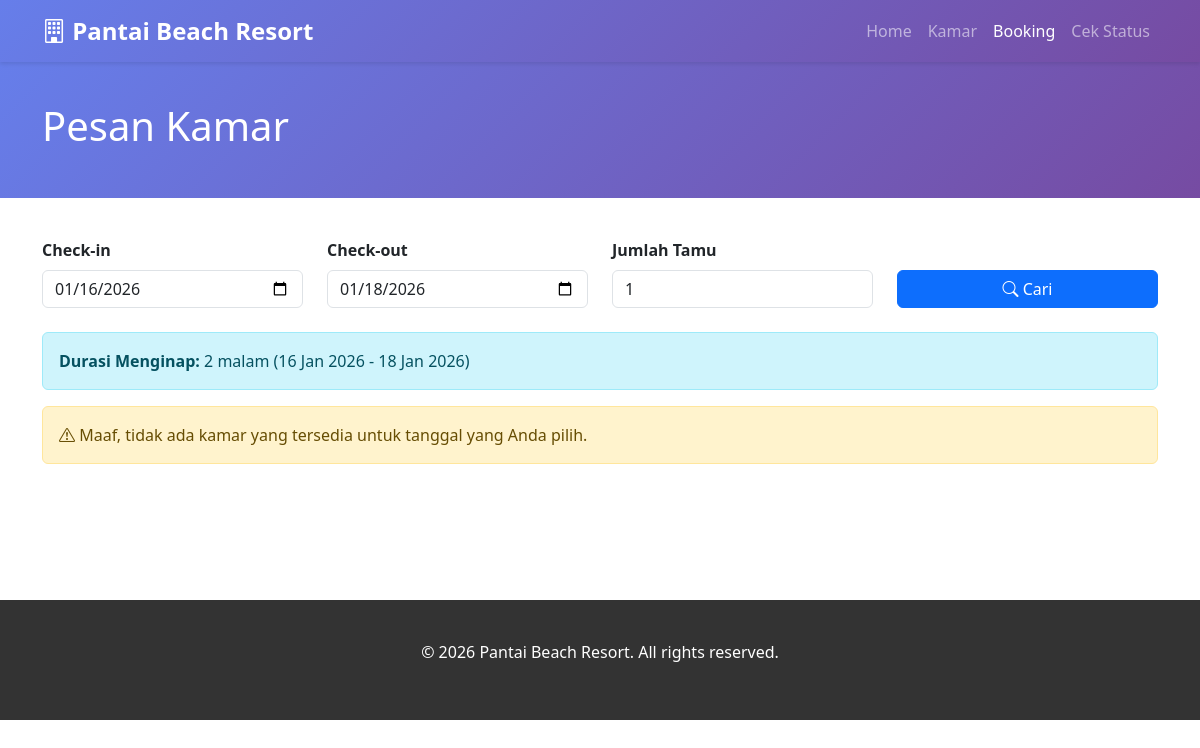
Page /guest/booking.php on the earlier database version.
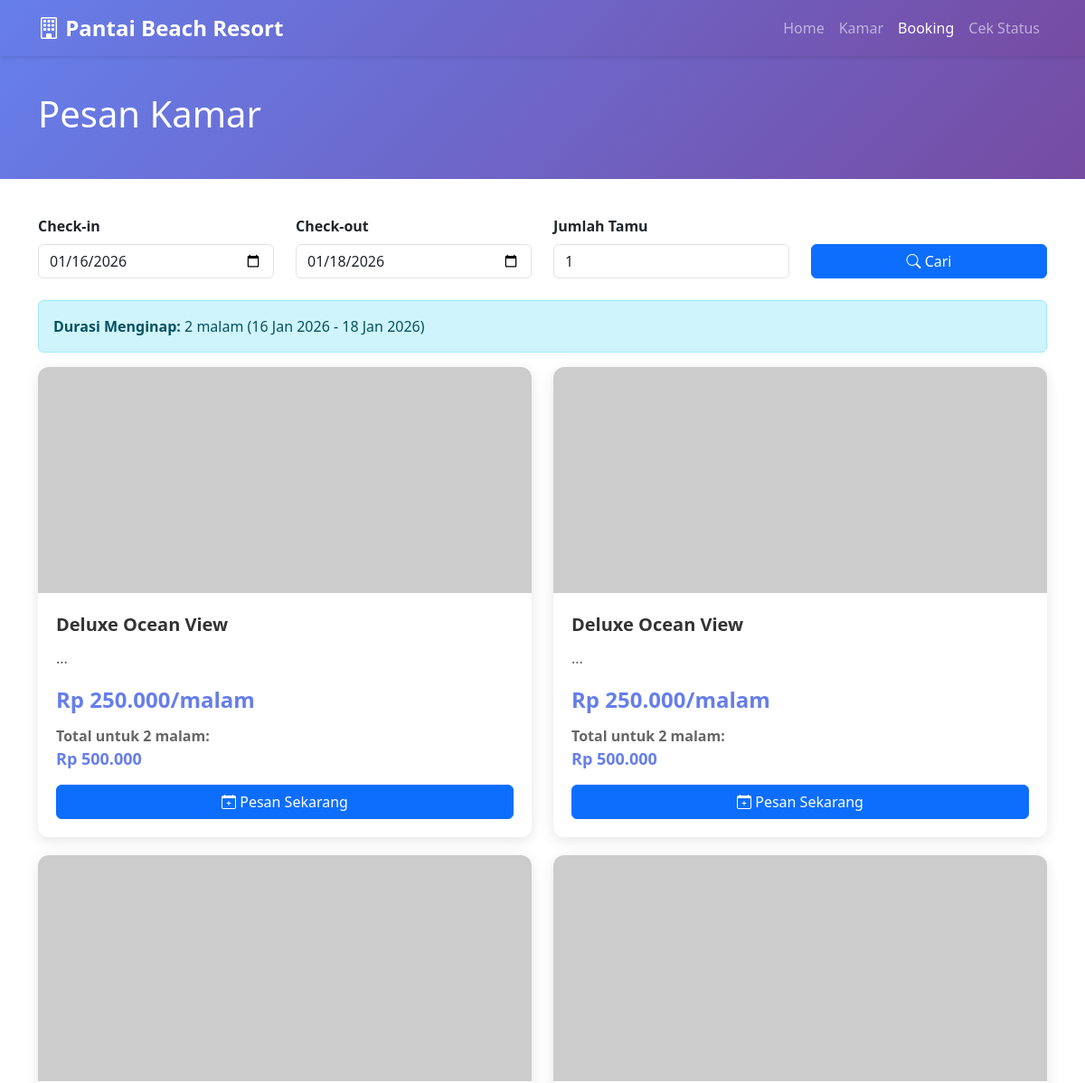
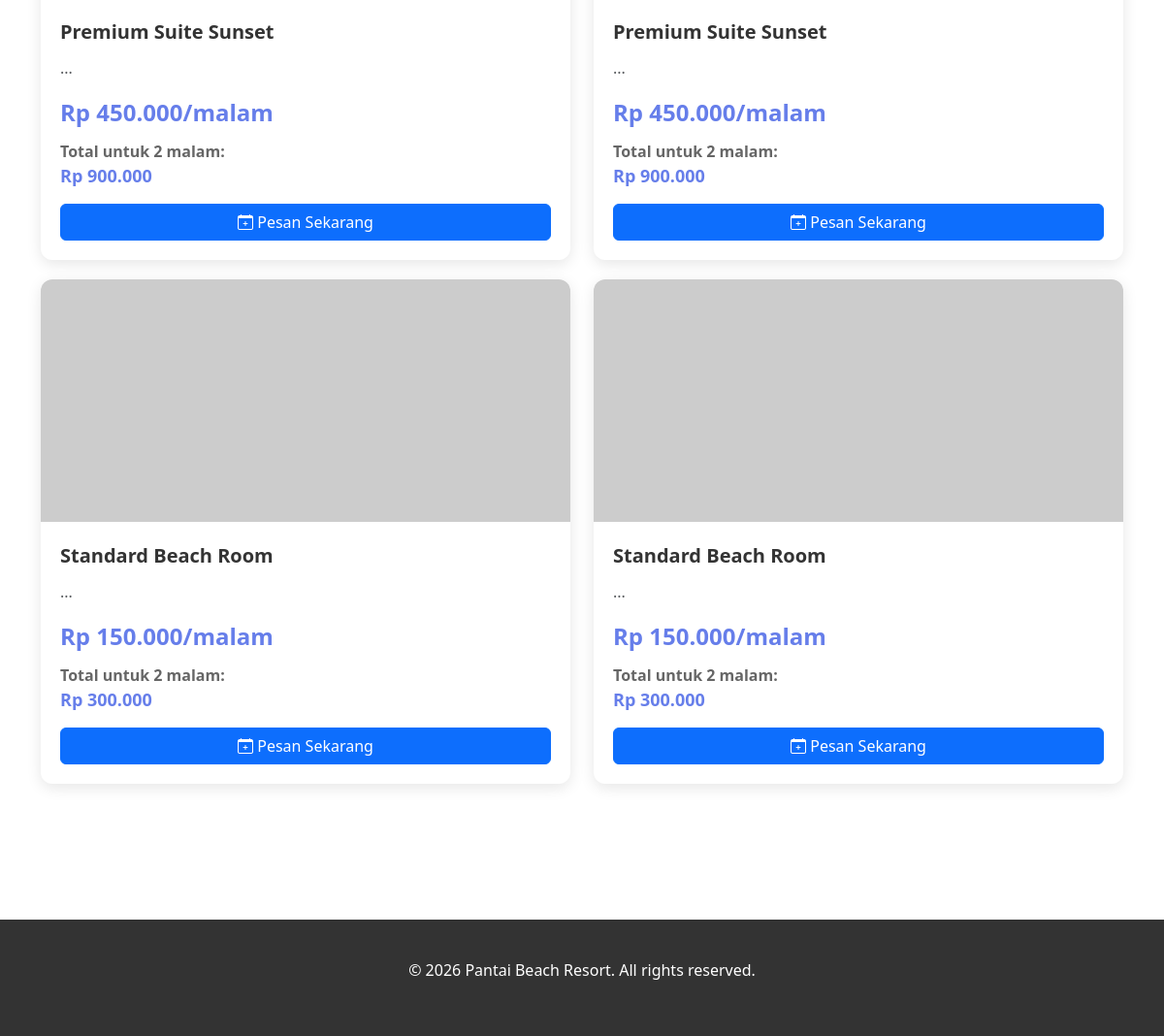
Same page on the later database version (2 pictures, top to bottom).
### tables this page shows
CREATE TABLE `kamar` (
  `id_kamar` INT PRIMARY KEY AUTO_INCREMENT,
  `no_kamar` VARCHAR(10) UNIQUE NOT NULL,
  `id_tipe` INT NOT NULL,
  `status` ENUM('tersedia', 'terpesan', 'ditempati', 'maintenance') DEFAULT 'tersedia',
  `catatan` TEXT,
  `created_at` TIMESTAMP DEFAULT CURRENT_TIMESTAMP,
  FOREIGN KEY (`id_tipe`) REFERENCES `tipe_kamar`(`id_tipe`) ON DELETE CASCADE
);

CREATE TABLE `tipe_kamar` (
  `id_tipe` INT PRIMARY KEY AUTO_INCREMENT,
  `nama_tipe` VARCHAR(50) NOT NULL,
  `kapasitas` INT NOT NULL,
  `harga_malam` DECIMAL(10,2) NOT NULL,
  `deskripsi` TEXT,
  `foto_cover` VARCHAR(255),
  `created_at` TIMESTAMP DEFAULT CURRENT_TIMESTAMP
);

### includes/functions.php (called while the page is built, shortened)
<?php
function formatCurrency($amount) {
    return 'Rp ' . number_format($amount, 0, ',', '.');
}
function formatDate($date, $format = 'd M Y') {
    $months = [
        'Jan' => 'Jan',
        'Feb' => 'Feb',
        'Mar' => 'Mar',
        'Apr' => 'Apr',
        'May' => 'Mei',
        'Jun' => 'Jun',
        'Jul' => 'Jul',
        'Aug' => 'Ags',
        'Sep' => 'Sep',
        'Oct' => 'Okt',
        'Nov' => 'Nov',
        'Dec' => 'Des'
    ];
    $dateObj = new DateTime($date);
    $formatted = $dateObj->format($format);
    foreach ($months as $en => $id) {
        $formatted = str_replace($en, $id, $formatted);
    }
    return $formatted;
}
function calculateDays($checkIn, $checkOut) {
    $start = new DateTime($checkIn);
    $end = new DateTime($checkOut);
    $interval = $start->diff($end);
    return $interval->days;
}
function getAvailableRooms($checkIn, $checkOut, $pdo) {
    $query = "
        SELECT DISTINCT k.*, t.nama_tipe, t.kapasitas, t.harga_malam, t.foto_cover
        FROM kamar k
        JOIN tipe_kamar t ON k.id_tipe = t.id_tipe
        WHERE k.id_kamar NOT IN (
            SELECT k2.id_kamar FROM kamar k2
            JOIN reservasi r ON k2.id_kamar = r.id_kamar
            WHERE r.status IN ('pending', 'konfirmasi', 'checked_in')
            AND (
                (r.tgl_masuk <= ? AND r.tgl_keluar > ?)
                OR (r.tgl_masuk < ? AND r.tgl_keluar >= ?)
                OR (r.tgl_masuk >= ? AND r.tgl_keluar <= ?)
            )
        )
        AND k.status = 'tersedia'
        ORDER BY t.nama_tipe
    ";
    $stmt = $pdo->prepare($query);
    $stmt->execute([$checkOut, $checkIn, $checkOut, $checkIn, $checkIn, $checkOut]);
    return $stmt->fetchAll();
}

### guest/booking.php (the view, shortened to what this page needs)
<?php
require_once '../includes/config.php';
require_once '../includes/functions.php';
$checkIn = isset($_GET['checkin']) ? $_GET['checkin'] : date('Y-m-d', strtotime('+1 day'));
$checkOut = isset($_GET['checkout']) ? $_GET['checkout'] : date('Y-m-d', strtotime('+3 days'));
$guests = isset($_GET['guests']) ? (int)$_GET['guests'] : 1;
$available_rooms = [];
if (!empty($checkIn) && !empty($checkOut)) {
    $available_rooms = getAvailableRooms($checkIn, $checkOut, $pdo);
}
$days = !empty($checkIn) && !empty($checkOut) ? calculateDays($checkIn, $checkOut) : 1;
?>
<!DOCTYPE html>
<html lang="en">
<head>
    <link href="https://cdn.jsdelivr.net/npm/bootstrap@5.3.0/dist/css/bootstrap.min.css" rel="stylesheet">
    <link href="https://cdn.jsdelivr.net/npm/bootstrap-icons@1.11.0/font/bootstrap-icons.css" rel="stylesheet">
</head>
<body>
    <nav class="navbar navbar-expand-lg navbar-dark">
        <div class="container">
            <a class="navbar-brand" href="/tubes_basdat/"><i class="bi bi-building"></i> <?php echo HOTEL_NAME; ?></a>
            <div class="collapse navbar-collapse" id="navbarNav">
                <ul class="navbar-nav ms-auto">
                    <li class="nav-item"><a class="nav-link" href="/tubes_basdat/">Home</a></li>
                    <li class="nav-item"><a class="nav-link" href="/tubes_basdat/rooms.php">Kamar</a></li>
                    <li class="nav-item"><a class="nav-link active" href="/tubes_basdat/guest/booking.php">Booking</a></li>
                    <li class="nav-item"><a class="nav-link" href="/tubes_basdat/guest/check_status.php">Cek Status</a></li>
                </ul>
            </div>
        </div>
    </nav>
    <section class="page-header">
        <div class="container">
            <h1>Pesan Kamar</h1>
        </div>
    </section>
    <section class="section">
        <div class="container">
            <div class="row mb-4">
                <div class="col-md-3">
                    <label class="form-label"><strong>Check-in</strong></label>
                    <input type="date" class="form-control" id="checkIn" value="<?php echo htmlspecialchars($checkIn); ?>" onchange="updateSearch()">
                </div>
                <div class="col-md-3">
                    <label class="form-label"><strong>Check-out</strong></label>
                    <input type="date" class="form-control" id="checkOut" value="<?php echo htmlspecialchars($checkOut); ?>" onchange="updateSearch()">
                </div>
                <div class="col-md-3">
                    <label class="form-label"><strong>Jumlah Tamu</strong></label>
                    <input type="number" class="form-control" id="guests" value="<?php echo $guests; ?>" min="1" onchange="updateSearch()">
                </div>
                <div class="col-md-3">
                    <label class="form-label">&nbsp;</label>
                    <button class="btn btn-primary w-100" onclick="updateSearch()">
                        <i class="bi bi-search"></i> Cari
                    </button>
                </div>
            </div>
            <div class="alert alert-info">
                <strong>Durasi Menginap:</strong> <?php echo $days; ?> malam (<?php echo formatDate($checkIn); ?> - <?php echo formatDate($checkOut); ?>)
            </div>
            <?php if (count($available_rooms) > 0): ?>
                <div class="row">
                    <?php foreach ($available_rooms as $room): ?>
                        <div class="col-md-6">
                            <div class="room-card">
                                <?php if ($room['foto_cover']): ?>
                                    <img src="<?php echo UPLOAD_URL; ?>tipe_kamar/<?php echo htmlspecialchars($room['foto_cover']); ?>" alt="<?php echo htmlspecialchars($room['nama_tipe']); ?>">
                                <?php else: ?>
                                    <img src="https://via.placeholder.com/400x300?text=<?php echo urlencode($room['nama_tipe']); ?>">
                                <?php endif; ?>
                                <div class="room-info">
                                    <div class="room-title"><?php echo htmlspecialchars($room['nama_tipe']); ?></div>
                                    <p class="text-muted"><?php echo htmlspecialchars(substr($room['deskripsi'] ?? '', 0, 100)); ?>...</p>
                                    <div class="room-price"><?php echo formatCurrency($room['harga_malam']); ?>/malam</div>
                                    <div style="margin-bottom: 15px; color: #666;">
                                        <strong>Total untuk <?php echo $days; ?> malam:</strong><br>
                                        <span style="font-size: 18px; color: #667eea; font-weight: 700;">
                                            <?php echo formatCurrency($room['harga_malam'] * $days); ?>
                                        </span>
                                    </div>
                                    <a href="/tubes_basdat/guest/proses_booking.php?room=<?php echo $room['id_kamar']; ?>&checkin=<?php echo urlencode($checkIn); ?>&checkout=<?php echo urlencode($checkOut); ?>&guests=<?php echo $guests; ?>"
                                       class="btn btn-primary w-100" style="color: white;">
                                        <i class="bi bi-calendar-plus"></i> Pesan Sekarang
                                    </a>
                                </div>
                            </div>
                        </div>
                    <?php endforeach; ?>
                </div>
            <?php else: ?>
                <div class="alert alert-warning">
                    <i class="bi bi-exclamation-triangle"></i> Maaf, tidak ada kamar yang tersedia untuk tanggal yang Anda pilih.
                </div>
            <?php endif; ?>
        </div>
    </section>
    <footer class="footer">
        <p>&copy; 2026 <?php echo HOTEL_NAME; ?>. All rights reserved.</p>
    </footer>
</body>
</html>

### guest/booking.php (style rules this page uses)
body { font-family: 'Segoe UI', Tahoma, Geneva, Verdana, sans-serif; }
.navbar { background: linear-gradient(135deg, #667eea 0%, #764ba2 100%); box-shadow: 0 2px 4px rgba(0,0,0,0.1); }
.navbar-brand { font-weight: 700; font-size: 24px; }
.page-header { background: linear-gradient(135deg, #667eea 0%, #764ba2 100%); color: white; padding: 40px 0; }
.section { padding: 40px 0; }
.room-card { border: none; border-radius: 12px; overflow: hidden; box-shadow: 0 4px 15px rgba(0,0,0,0.1); transition: transform 0.3s; margin-bottom: 20px; }
.room-card img { width: 100%; height: 250px; object-fit: cover; }
.room-info { padding: 20px; }
.room-title { font-size: 20px; font-weight: 700; margin-bottom: 10px; color: #333; }
.room-price { font-size: 24px; color: #667eea; font-weight: 700; margin-bottom: 10px; }
.footer { background: #333; color: white; padding: 40px 0; text-align: center; margin-top: 80px; }

Differences in the rows shown:
added kamar: id_tipe.nama_tipe "Deluxe Ocean View", id_tipe.harga_malam "Rp 250.000", formatCurrency($room['harga_malam']*$days) "Rp 500.000"
added kamar: id_tipe.nama_tipe "Deluxe Ocean View", id_tipe.harga_malam "Rp 250.000", formatCurrency($room['harga_malam']*$days) "Rp 500.000"
added kamar: id_tipe.nama_tipe "Premium Suite Sunset", id_tipe.harga_malam "Rp 450.000", formatCurrency($room['harga_malam']*$days) "Rp 900.000"
added kamar: id_tipe.nama_tipe "Premium Suite Sunset", id_tipe.harga_malam "Rp 450.000", formatCurrency($room['harga_malam']*$days) "Rp 900.000"
added kamar: id_tipe.nama_tipe "Standard Beach Room", id_tipe.harga_malam "Rp 150.000", formatCurrency($room['harga_malam']*$days) "Rp 300.000"
added kamar: id_tipe.nama_tipe "Standard Beach Room", id_tipe.harga_malam "Rp 150.000", formatCurrency($room['harga_malam']*$days) "Rp 300.000"
Other differences:
text no longer shown: "Maaf, tidak ada kamar yang tersedia untuk tanggal yang Anda pilih."
